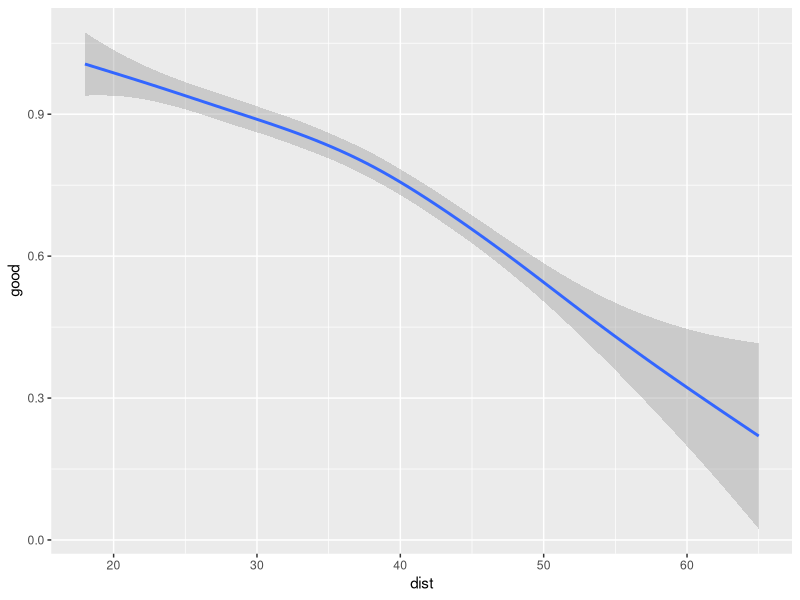
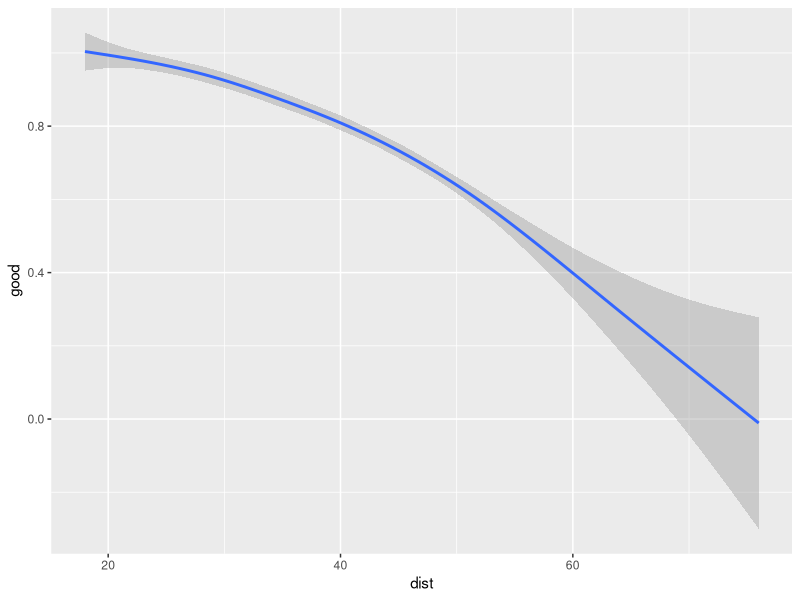
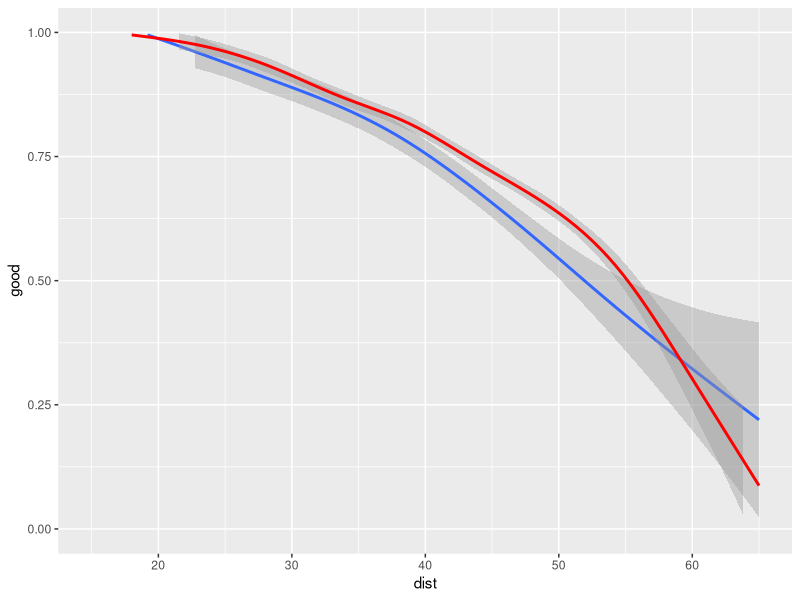
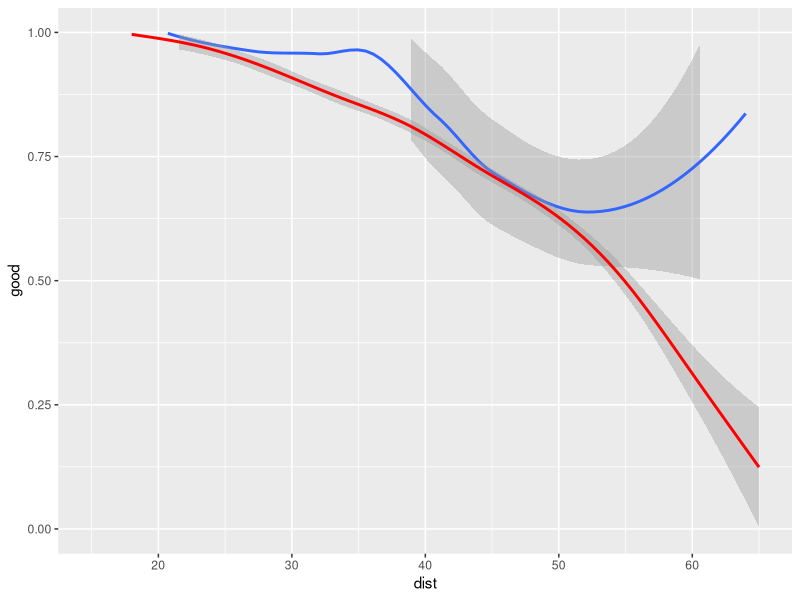
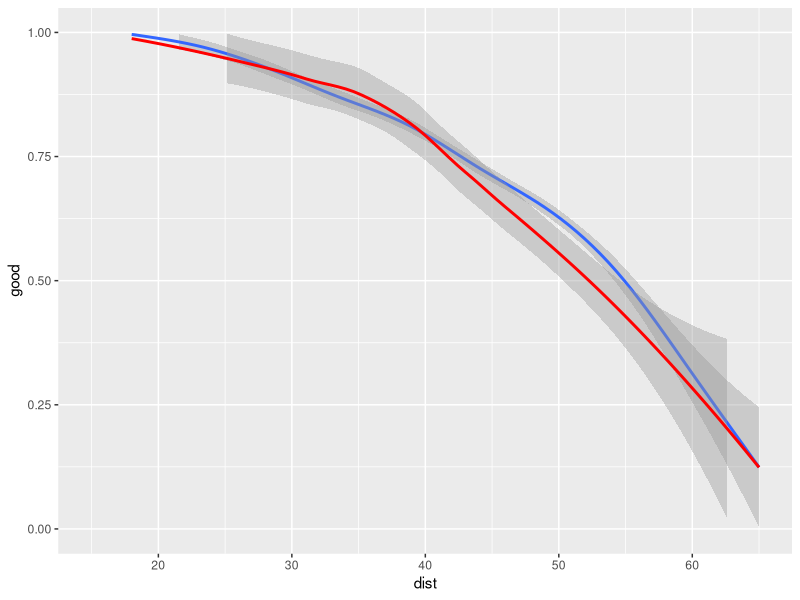
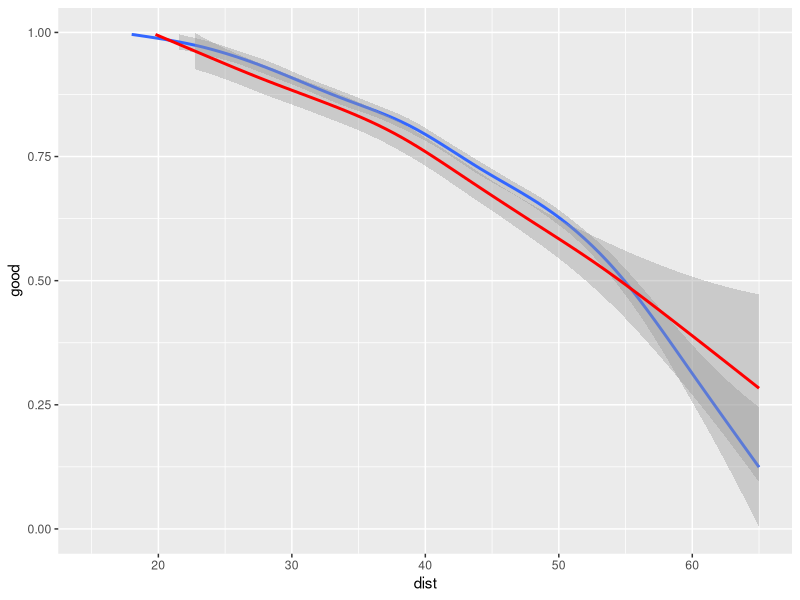
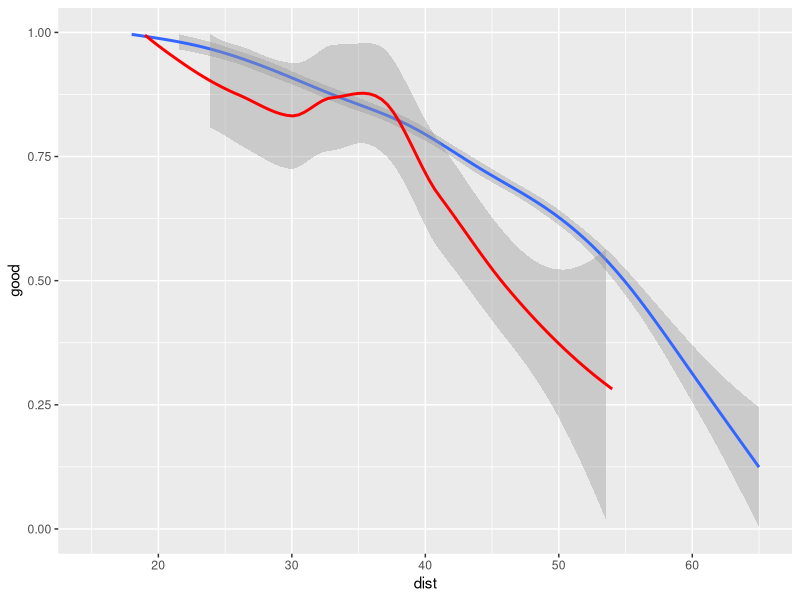
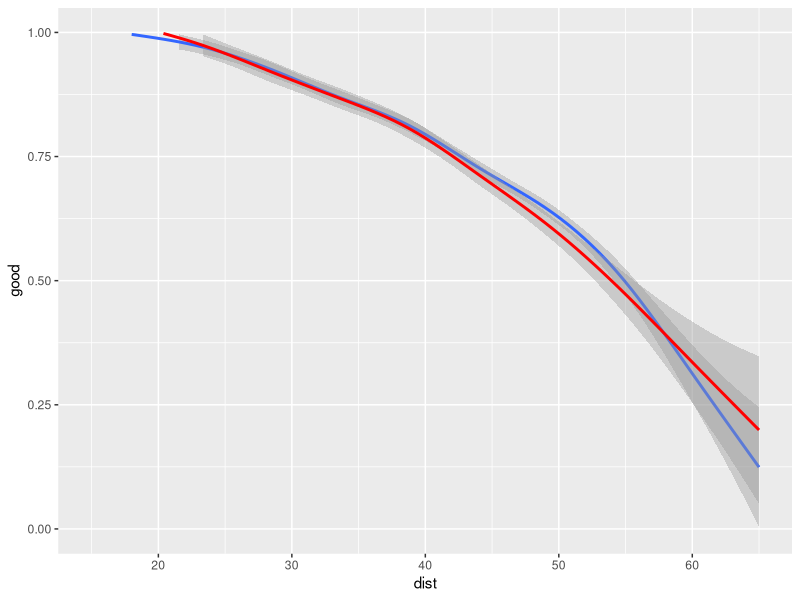

Write the R code that produced these figures, in order.
library(caret)
library(ggplot2)
#dat = read.csv("kicker_data_updated2.csv")
dat = read.csv("imputed_kicker_data.csv")


dat$cold <- ifelse(dat$temp > 40,0, 1)
dat$warm <- ifelse(dat$temp >= 70,1, 0)

dat$windy <- ifelse(dat$wspd >= 12,1, 0)

dat$precip <- ifelse(dat$Rain ==1,1, 0)
dat$precip[dat$Snow == 1] <- 1

dat$mileHigh <- ifelse(dat$Sports.Authority.Field.at.Mile.High ==1, 1, 0)
dat$mileHigh[dat$Mile.High.Stadium == 1] <- 1

dat$humid <- ifelse(dat$humd >= 80,1, 0)


set.seed(3456)
trainIndex <- createDataPartition(dat$X, p = .8,
                                  list = FALSE,
                                  times = 1)

nflTrain <- dat[ trainIndex,]
nflTest  <- dat[-trainIndex,]


ggplot(dat[dat$cold == 1, ]) +
  geom_smooth(aes(x=dist, y=good), size = 1) 
ggplot(dat[dat$warm == 1, ]) +
  geom_smooth(aes(x=dist, y=good), size = 1) 

#cold vs warm success rates 
ggplot(dat) + geom_smooth(aes(x=dist, y=good), size = 1, data = dat[dat$cold == 1, ], ) + 
  geom_smooth(aes(x=dist, y=good), size = 1, data = dat[dat$cold == 0, ], colour="red") + xlim(15, 65) + ylim(0,1)

#the Mile High effect
ggplot(dat) + geom_smooth(aes(x=dist, y=good), size = 1, data = dat[dat$mileHigh ==1,], ) + 
  geom_smooth(aes(x=dist, y=good), size = 1, data = dat, colour="red") + xlim(15, 65) + ylim(0,1)

#icing the kicker
ggplot(dat) + geom_smooth(aes(x=dist, y=good), size = 1, data = dat, ) + 
  geom_smooth(aes(x=dist, y=good), size = 1, data = dat[dat$iced == 1, ], colour="red") + xlim(15, 65) + ylim(0,1)

#humidity
ggplot(dat) + geom_smooth(aes(x=dist, y=good), size = 1, data = dat, ) + 
  geom_smooth(aes(x=dist, y=good), size = 1, data = dat[dat$humid == 1, ], colour="red") + xlim(15, 65) + ylim(0,1)

#snow
ggplot(dat) + geom_smooth(aes(x=dist, y=good), size = 1, data = dat, ) + 
  geom_smooth(aes(x=dist, y=good), size = 1, data = dat[dat$Snow == 1, ], colour="red") + xlim(15, 65) + ylim(0,1)

#cloudy
ggplot(dat) + geom_smooth(aes(x=dist, y=good), size = 1, data = dat, ) + 
  geom_smooth(aes(x=dist, y=good), size = 1, data = dat[dat$Cloudy == 1, ], colour="red") + xlim(15, 65) + ylim(0,1)

#rain 
ggplot(dat) + geom_smooth(aes(x=dist, y=good), size = 1, data = dat, ) + 
  geom_smooth(aes(x=dist, y=good), size = 1, data = dat[dat$Rain == 1, ], colour="red")+ xlim(15, 65) + ylim(0,1)


#rain 
ggplot(dat) + geom_smooth(aes(x=dist, y=good), size = 1, dat[dat$mileHigh == 0, ], ) + 
  geom_smooth(aes(x=dist, y=good), size = 1, data = dat[dat$mileHigh == 1, ], colour="red")+ xlim(15, 65) + ylim(0,1)

#precipitation (snow and/or rain)
ggplot(dat) + geom_smooth(aes(x=dist, y=good), size = 1, data = dat[dat$precip == 0, ], ) + 
  geom_smooth(aes(x=dist, y=good), size = 1, data = dat[dat$precip == 1, ], colour="red")+ xlim(15, 65) + ylim(0,1)

#sunny
ggplot(dat) + geom_smooth(aes(x=dist, y=good), size = 1, data = dat, ) + 
  geom_smooth(aes(x=dist, y=good), size = 1, data = dat[dat$Sunny == 1, ], colour="red") + xlim(15, 65) + ylim(0,1)

#dome vs outdoor
ggplot(dat) + geom_smooth(aes(x=dist, y=good), size = 1, data = dat[dat$Dome == 0, ], ) + 
  geom_smooth(aes(x=dist, y=good), size = 1, data = dat[dat$Dome == 1, ], colour="red")+ xlim(15, 65) + ylim(0,1)

#turf
ggplot(dat) + geom_smooth(aes(x=dist, y=good), size = 1, data = dat[dat$turf == 0, ], ) + 
  geom_smooth(aes(x=dist, y=good), size = 1, data = dat[dat$turf == 1, ], colour="red")+ xlim(15, 65) + ylim(0,1)

#windspeed
ggplot(dat) + geom_smooth(aes(x=dist, y=good), size = 1, data = dat[dat$windy==0, ], ) + 
  geom_smooth(aes(x=dist, y=good), size = 1, data = dat[dat$windy ==1, ], colour="red")+ xlim(15, 65) + ylim(0,1)

#all
ggplot(dat) + geom_smooth(aes(x=dist, y=good), size = 1, data = dat, ) +
  scale_x_continuous(breaks = round(seq(min(15), max(65), by = 5),1)) +
  scale_y_continuous(breaks=round(seq(min(0), max(1), by=.05), 1)) + xlim(15, 65)
